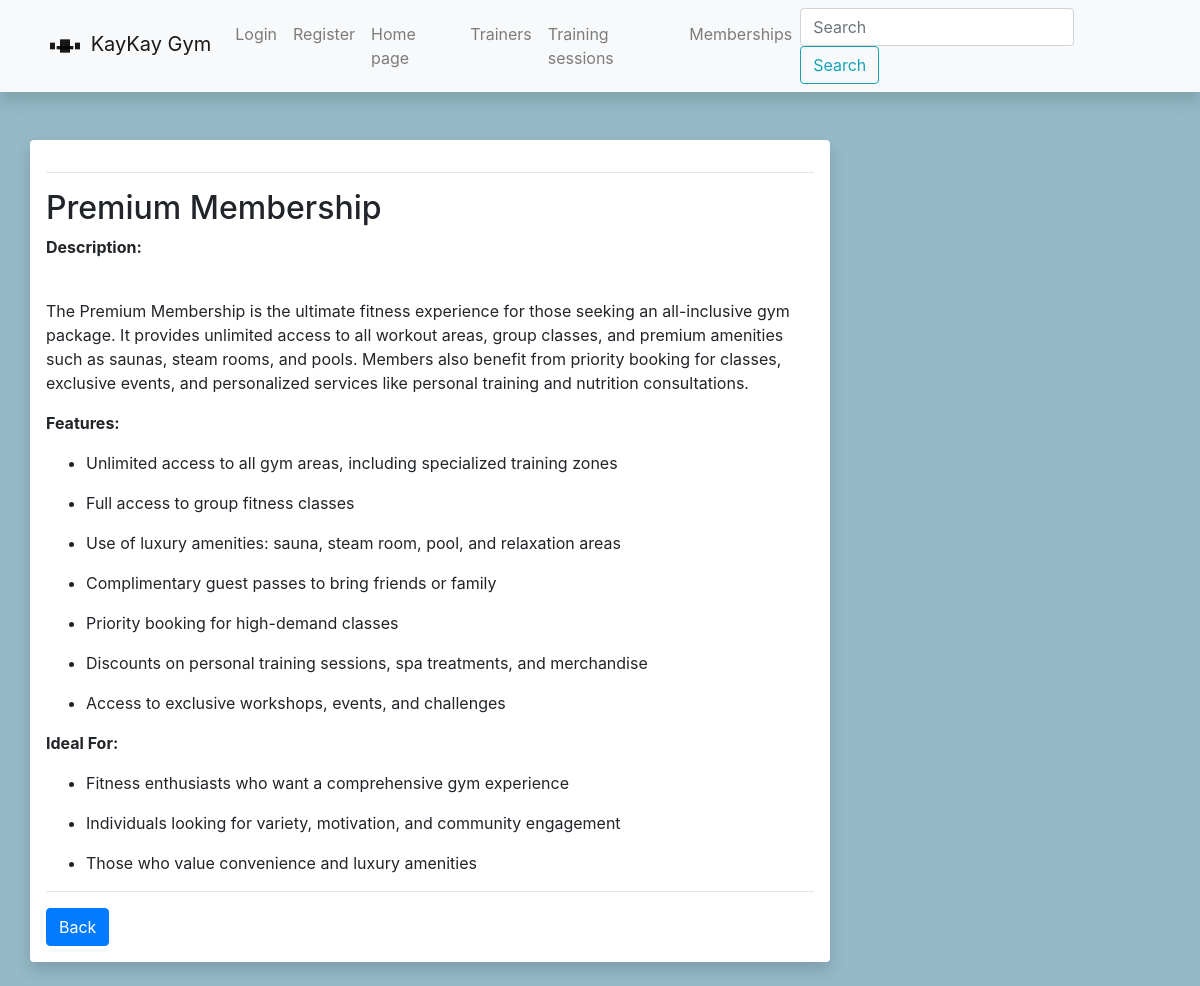
Page /gym/displaymembership/5bf4070d-e01d-465e-8417-5159a3e2ef9d on the earlier database version.
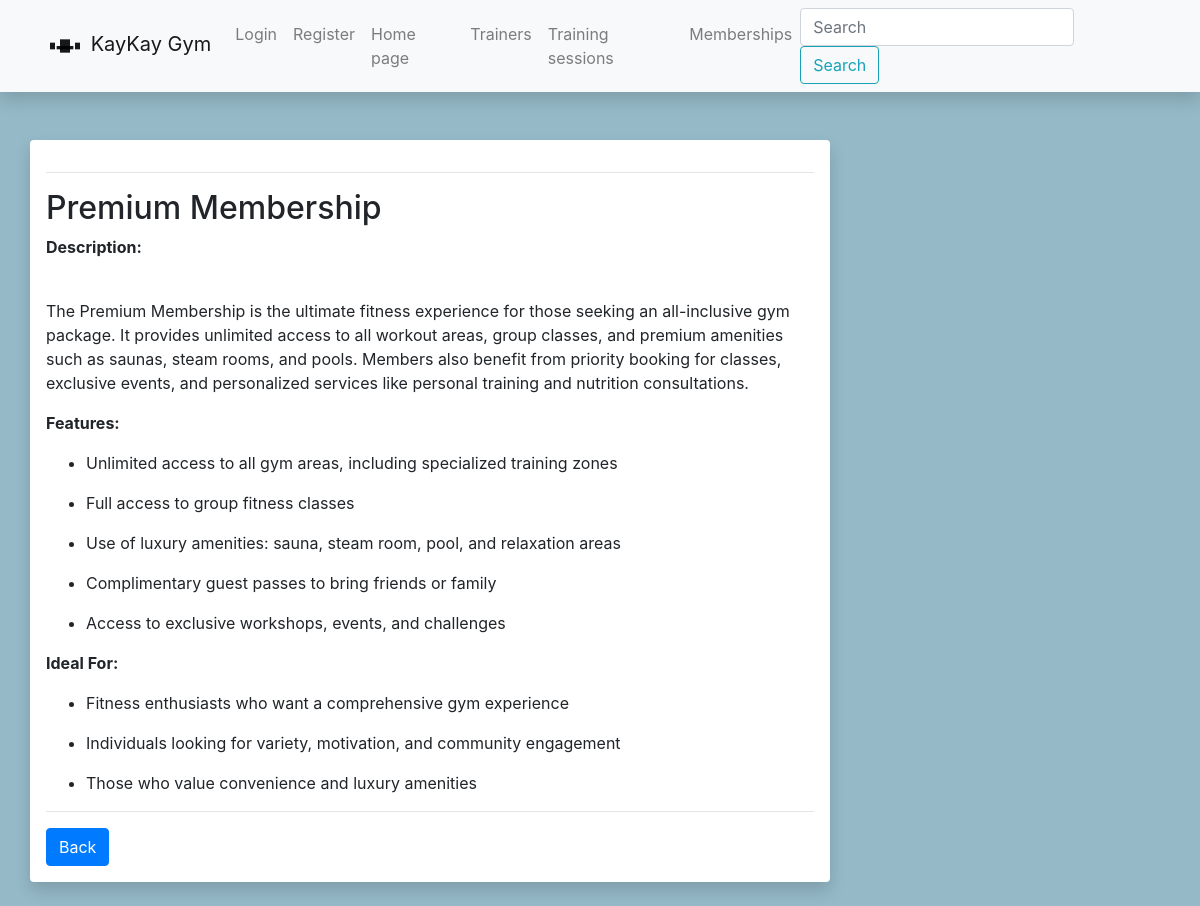
Same page on the later database version.
### gym/models.py (models this page shows, shortened)
class DisplayMembership(models.Model):
    id = models.UUIDField(primary_key=True, default=uuid.uuid4)
    name = models.CharField('Name', max_length=50)
    price = models.FloatField('Price EUR', help_text='Enter membership price')
    description = HTMLField()
    cover = models.ImageField(upload_to='covers/membership_covers', blank=True, null=True)

### gym/views.py (the view)
# urls.py: path('displaymembership/<uuid:pk>', views.DisplayMembershipDetailView.as_view(), name='displaymembership-one'),
class DisplayMembershipDetailView(generic.DetailView):
    model = DisplayMembership
    context_object_name = 'displaymembership'
    template_name = 'display_membership.html'

### gym/templates/display_membership.html
{% extends 'base.html' %}
{% load static %}
{% block content %}
<div class="row">
    <div class="mb-4">
        <div class="container mt-6 shadow rounded" style="background-color: white; padding: 1rem; max-width: 800px;">
            <hr>
            <h2> {{ displaymembership.name }}</h2>
            <a>{{ displaymembership.description|safe }} </a>
            <hr>
            <a href="{% url 'displaymemberships-all' %}" class="btn btn-primary">Back</a>
        </div>
    </div>
</div>
{% endblock %}

Differences in the rows shown:
changed DisplayMembership "Premium Membership": description "…bring friends or family Priority booking for high-demand classes Discounts on personal training sessions, spa treatments, and merchandise Access to exclusive workshops,…" → "…bring friends or family Access to exclusive workshops,…"
